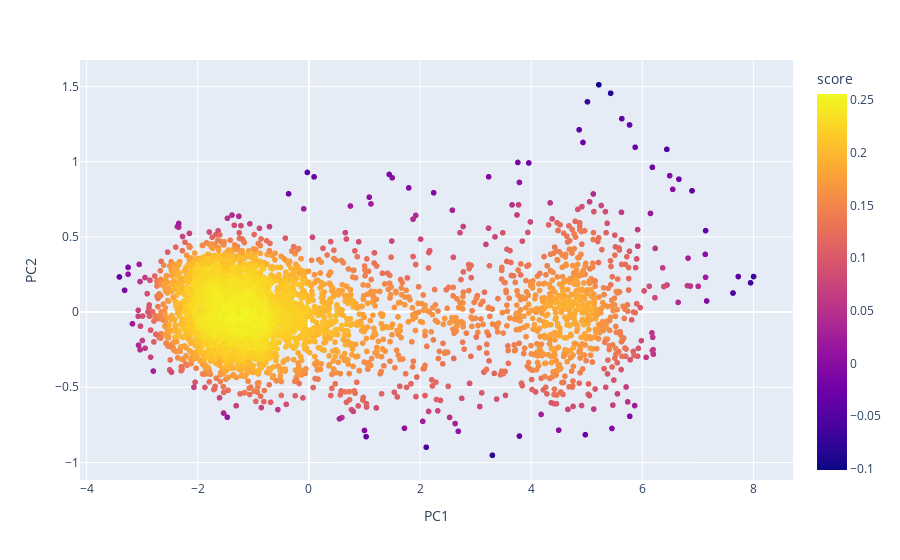

Write notebook code for a chart like this one.
### Markdown cell above
### We also have the 'score' column, which shows that the lower, the more abnormal a point is.

### Code cell
fig = px.scatter(labeled_data, x = "PC1", y = "PC2", color="score")
fig.show()

### Figure 1 — Plotly figure (JSON) as saved in the notebook; plotly's stock layout.template omitted (floating-point values rounded to 4 significant figures; data arrays with more than 128 entries replaced by an {"elided": "..."} marker saying what was removed)
{"data": [{"hovertemplate": "PC1=%{x}<br>PC2=%{y}<br>score=%{marker.color}<extra></extra>", "legendgroup": "", "marker": {"color": {"elided": "3986 float values"}, "coloraxis": "coloraxis", "symbol": "circle"}, "mode": "markers", "name": "", "showlegend": false, "type": "scattergl", "x": {"elided": "3986 float values"}, "xaxis": "x", "y": {"elided": "3986 float values"}, "yaxis": "y"}], "layout": {"coloraxis": {"colorbar": {"title": {"text": "score"}}, "colorscale": [[0, "#0d0887"], [0.1111, "#46039f"], [0.2222, "#7201a8"], [0.3333, "#9c179e"], [0.4444, "#bd3786"], [0.5556, "#d8576b"], [0.6667, "#ed7953"], [0.7778, "#fb9f3a"], [0.8889, "#fdca26"], [1, "#f0f921"]]}, "legend": {"tracegroupgap": 0}, "margin": {"t": 60}, "xaxis": {"anchor": "y", "domain": [0, 1], "title": {"text": "PC1"}}, "yaxis": {"anchor": "x", "domain": [0, 1], "title": {"text": "PC2"}}}}
